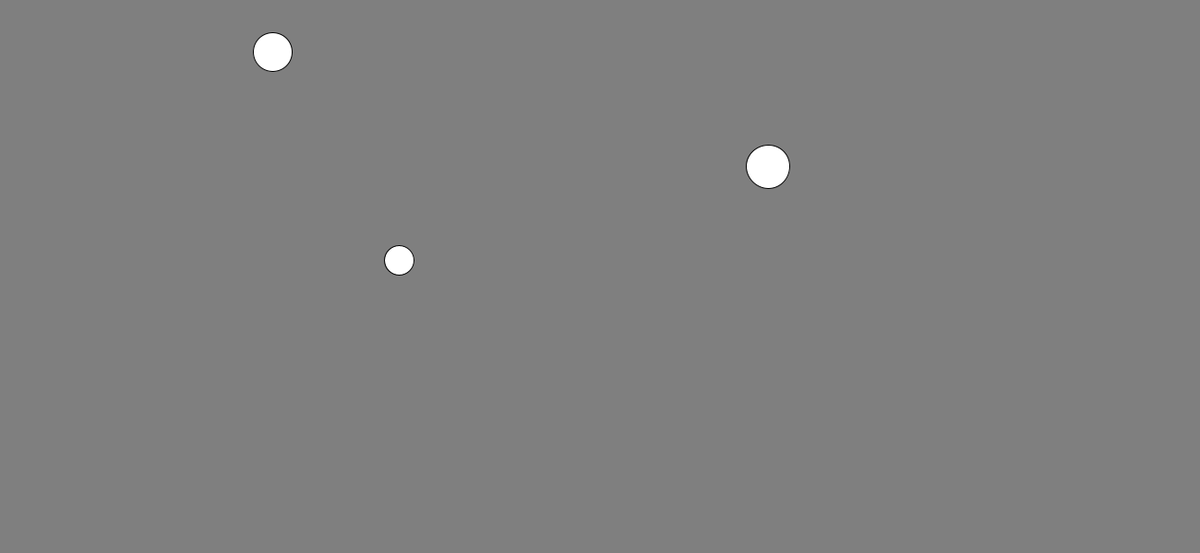
Frame 1 (no input)
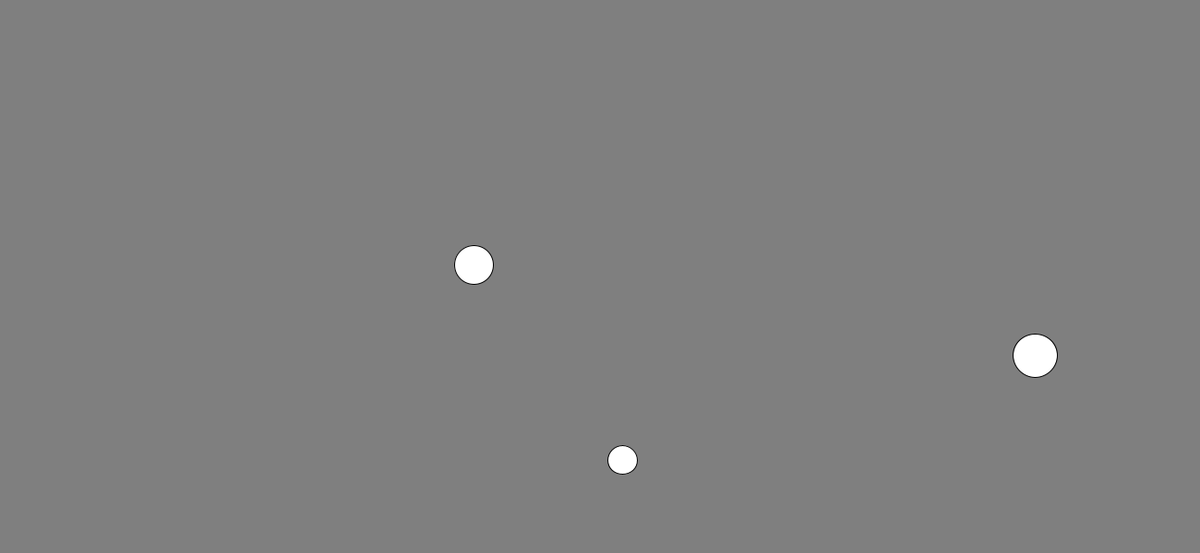
Frame 60 (the mouse pressed at the canvas centre just before this capture)
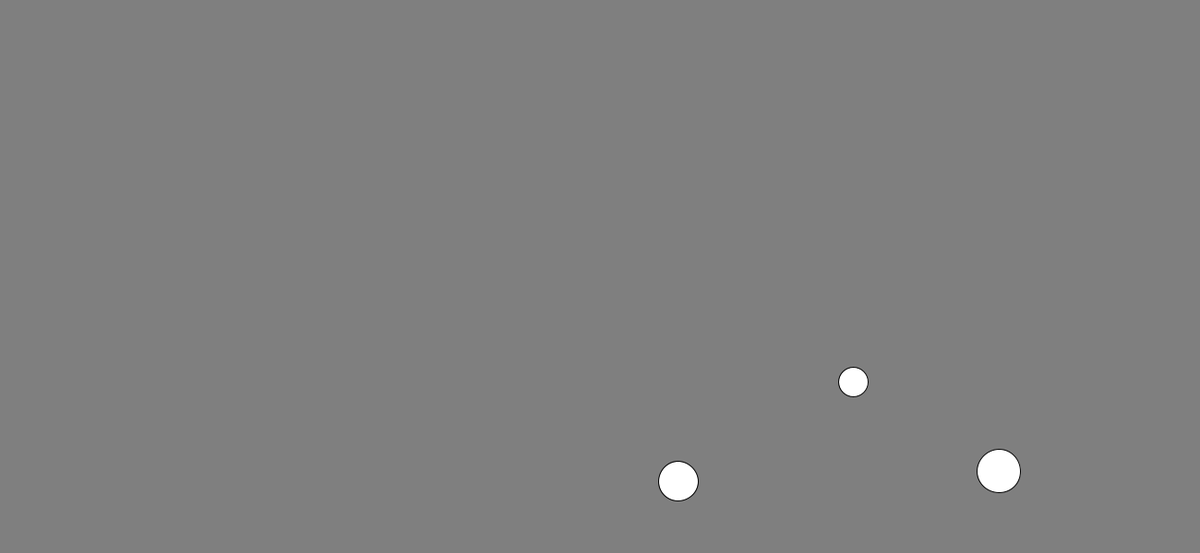
Frame 120 (the mouse held since frame 60 and released just before this capture)

The Processing sketch that drew these frames (run headless with seeded random() and noise(); from frame 60 on, the mouse is pressed at the canvas centre):

// Processing sketch: sketch_05_memoria_dinamica
// ── sketch_05_memoria_dinamica.pde
ArrayList <Ball> balls;

int numBalls = 3;


BallFactory factory;

 

void setup() {

  factory = new BallFactory();

  balls = new ArrayList <Ball> ();

  for ( int indice = 0; indice < numBalls; indice++ ) {

    balls.add( factory.createNewBall() );
    
  }


  size(1300, 600);
}



void draw() {


  background( 127 );

  for ( int indice = 0; indice < balls.size(); indice++ ) {

    Ball ball = balls.get( indice );

    ball.animate();

    ball.show();

    doBall2BallCollisions( ball );

    doBall2WallCollisions( ball );
  }
}





void doBall2BallCollisions( Ball ball ) {

  for ( int i = 0; i < balls.size(); i++ ) {

    // revisar bola por bola si nuestra distancia es menor
    Ball otherBall = balls.get( i );

    if ( ball != otherBall ) {

      float distance = PVector.dist( ball.getPosition(), otherBall.getPosition() );

      if ( ( ball.getRadius() + otherBall.getRadius() ) > distance ) {

        float newVelX1 = ( ball.getSpeed().x * ( ball.getMass() - otherBall.getMass() ) + ( 2 * otherBall.getMass() * otherBall.getSpeed().x ) ) / ( ball.getMass() + otherBall.getMass() );
        float newVelY1 = ( ball.getSpeed().y * ( ball.getMass() - otherBall.getMass() ) + ( 2 * otherBall.getMass() * otherBall.getSpeed().y ) ) / ( ball.getMass() + otherBall.getMass() );

        float newVelX2 = ( otherBall.getSpeed().x * ( otherBall.getMass() - ball.getMass() ) + ( 2 * ball.getMass() * ball.getSpeed().x ) ) / ( otherBall.getMass() + ball.getMass() );
        float newVelY2= ( otherBall.getSpeed().y * ( otherBall.getMass() - ball.getMass() ) + ( 2 * ball.getMass() * ball.getSpeed().y ) ) / ( otherBall.getMass() + ball.getMass() );

       
        ball.setSpeed( newVelX1, newVelY1 );
        otherBall.setSpeed( newVelX2, newVelY2 );

        ball.animate();
        otherBall.animate();
        
        
      }
    }
  }
}


void doBall2WallCollisions( Ball ball ) {

  if ( ! inRange( ball.getPosition().x, ball.getRadius() * 2, width - ball.getRadius() * 2 ) ) {
    ball.setSpeedX( ball.getSpeed().x * -1 );

    ball.animate();
  }

  if ( ! inRange( ball.getPosition().y, ball.getRadius() * 2, height - ball.getRadius() * 2 ) ) {
    ball.setSpeedY( ball.getSpeed().y * -1 );
    ball.animate();
  }
}



boolean inRange( float value, float rangeMin, float rangeMax ) {

  if ( value < rangeMin || value > rangeMax ) {
    return false;
  } else {
    return true;
  }
  
  
}



void keyPressed() {

    if( key == '+' ) {
      
      balls.add( factory.createNewBall() );
      
    }

}



PVector oldMouse;

PVector direction ;

void mouseDragged() {
  // nuestra direcciòn se almacenará en un PVector.
  // sus valores posibles son -1, 0, ò 1, para indicar en qué sentido se mueven con respecto a los ejes X y Y
  direction = new PVector( 0, 0 );
  
  if( oldMouse != null ) {
    
    if( mouseX > oldMouse.x ) {
      direction.x = 1;
    }
    if( mouseX < oldMouse.x ) {
      direction.x = -1;
    }
    
    
    
    if( mouseY > oldMouse.y ) {
      direction.y = 1;
    }
    if( mouseY < oldMouse.y ) {
      direction.y = -1;
    }    
    
    println( "dirección: " + direction );

    for( int i = 0; i < balls.size(); i ++ ) {
      balls.get(i).setSpeed(PVector.add( balls.get(i).getSpeed(), direction ) );
    }
    
  }
  
  
  
  oldMouse = new PVector( mouseX, mouseY );

}

void mousePressed() {
  for( int i = 0; i < balls.size(); i ++ ) {
    
    PVector clickPosition = new PVector( mouseX, mouseY );
    
    Ball checkBall = balls.get(i);
    
    if( clickPosition.dist( checkBall.getPosition() ) < checkBall.getRadius() ) {
      balls.remove( checkBall );
    } 
    
  }
}
// ── Ball.pde
class Ball {

  PVector position, speed;
  
  float radius;
  
  float mass;
  
  Ball() {
    
    position = new PVector();
    speed = new PVector();
    
  }

  
  
  void setPosition( float x, float y ) {
    position.set( x, y );
  }
  
  void setPosition( PVector _position ) {
    position = _position.copy();
  }
  
  void setPositionX( float x ) {
    position.x = x;
  }
  void setPositionY( float y ) {
    position.y = y;
  }
  
  PVector getPosition() {
    return position;
  }
  
  
  
  
  void setSpeed( float x, float y ) {
    speed.set( x, y );
  }
  
  void setSpeed( PVector _speed ) {

    speed = _speed.copy();

  }
  
  void setSpeedX( float x ) {
    speed.x = x;
  }
  void setSpeedY( float y ) {
    speed.y = y;
  }
  
  PVector getSpeed() {
    return speed;
  }
   
   
   
     
  void setMass( float _mass ) {
    mass = _mass;
  }
  float getMass() {
    return mass;
  }
     
      

     
  void setRadius( float _radius ) {
    radius = _radius;
  }
  float getRadius() {
    return radius;
  }
  
      
      
  void animate() {
    position.add( speed );
  }
  
  void show() {
    ellipse( position.x, position.y, radius * 2, radius * 2);
  }

  

   

};
// ── BallFactory.pde
class BallFactory {


  BallFactory() {}
  
  Ball createNewBall() {
  
      
    Ball myBall = new Ball();

    myBall.setPosition( random( 45, width-45 ), random( 45, height-45) );
    myBall.setSpeed( random( 3, 5 ), random( 3, 5 ) );
    
    float ballSize = random(15, 25);
    
    myBall.setRadius( ballSize );
    myBall.setMass( ballSize / 4 );
    
    return myBall;
    
  }

}
